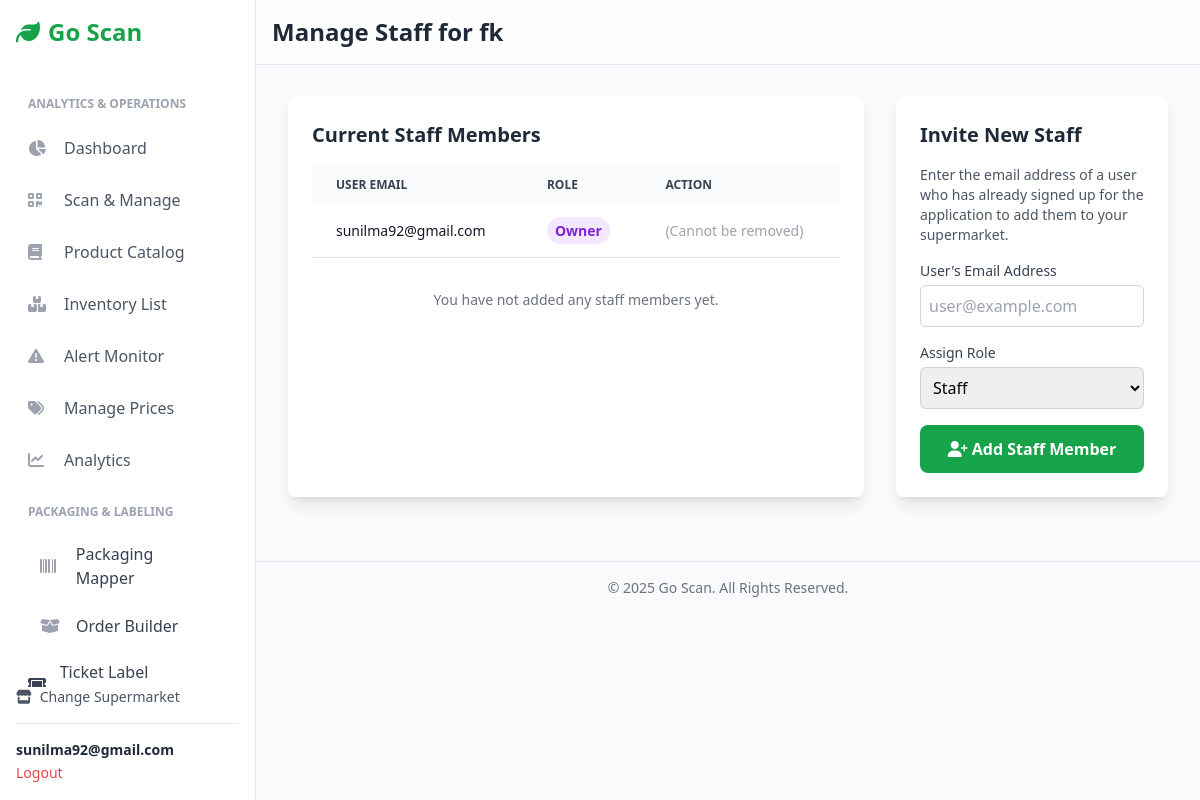
The app's page /supermarket/1/staff/ (signed in) with its own data.
### users/models.py (models this page shows, shortened)
class Account(AbstractBaseUser):
    first_name = models.CharField(max_length=50)
    last_name = models.CharField(max_length=50)
    username = models.CharField(max_length=50, unique=True)
    email = models.EmailField(max_length=100, unique=True)
    phone_number = models.CharField(max_length=50, blank=True)
    date_joined = models.DateTimeField(auto_now_add=True)
    last_login = models.DateTimeField(auto_now=True)
    is_admin = models.BooleanField(default=False)
    is_staff = models.BooleanField(default=False)
    is_active = models.BooleanField(default=True)  # <-- Changed to True
    is_superuser = models.BooleanField(default=False)
    USERNAME_FIELD = 'username'
    REQUIRED_FIELDS = ['email', 'first_name', 'last_name']
    objects = MyAccountManager()

### Inventory/models.py (models this page shows, shortened)
class Supermarket(models.Model):
    owner = models.ForeignKey(settings.AUTH_USER_MODEL, on_delete=models.CASCADE, related_name='owned_supermarkets')
    name = models.CharField(max_length=200)
    description = models.TextField(blank=True, null=True, help_text="A short description of the supermarket.")
    logo = models.ImageField(upload_to='supermarket_logos/', blank=True, null=True)
    location = models.CharField(max_length=255, blank=True, null=True,
                                help_text="e.g., Street Address, City, Postal Code")
    phone_number = models.CharField(max_length=20, blank=True, null=True)
    website = models.URLField(max_length=255, blank=True, null=True)
    opening_hours = models.JSONField(blank=True, null=True,
                                     help_text="e.g., {'Monday': '09:00-20:00', 'Tuesday': '09:00-20:00'}")
    created_at = models.DateTimeField(auto_now_add=True)

### Inventory/views.py (the view, shortened to what this page needs)
# urls.py: path('supermarket/<int:supermarket_id>/staff/', views.staff_management_view, name='staff_management'),
@login_required
def staff_management_view(request, supermarket_id):
    supermarket = get_object_or_404(Supermarket, pk=supermarket_id, owner=request.user)
    staff = supermarket.staff_members.all().select_related('user')
    return render(request, 'inventory/management/staff_management.html', {'supermarket': supermarket, 'staff': staff})

### templates/inventory/management/staff_management.html (shortened to what this page needs)
{% extends "inventory/base.html" %}
{% block header %}Manage Staff for {{ supermarket.name }}{% endblock %}
{% block content %}
<div class="grid grid-cols-1 lg:grid-cols-3 gap-8">
    <div class="lg:col-span-2 bg-white p-6 rounded-lg shadow-lg">
        <h2 class="text-xl font-bold text-gray-800 mb-4">Current Staff Members</h2>
        <div class="overflow-x-auto">
            <table class="w-full text-sm text-left text-gray-500">
                <thead class="text-xs text-gray-700 uppercase bg-gray-50">
                    <tr>
                        <th scope="col" class="px-6 py-3">User Email</th>
                        <th scope="col" class="px-6 py-3">Role</th>
                        <th scope="col" class="px-6 py-3">Action</th>
                    </tr>
                </thead>
                <tbody>
                    <tr class="bg-white border-b">
                        <td class="px-6 py-4 font-medium text-gray-900">{{ supermarket.owner.email }}</td>
                        <td class="px-6 py-4">
                            <span class="px-2 py-1 font-semibold leading-tight text-purple-700 bg-purple-100 rounded-full">Owner</span>
                        </td>
                        <td class="px-6 py-4 text-gray-400">
                            (Cannot be removed)
                        </td>
                    </tr>
                    {% for staff_member in staff %}
                    <tr class="bg-white border-b hover:bg-gray-50">
                        <td class="px-6 py-4 font-medium text-gray-900">{{ staff_member.user.email }}</td>
                        <td class="px-6 py-4">
                            {% if staff_member.role == 'ADMIN' %}
                                <span class="px-2 py-1 font-semibold leading-tight text-blue-700 bg-blue-100 rounded-full">{{ staff_member.get_role_display }}</span>
                            {% elif staff_member.role == 'MANAGER' %}
                                <span class="px-2 py-1 font-semibold leading-tight text-green-700 bg-green-100 rounded-full">{{ staff_member.get_role_display }}</span>
                            {% else %}
                                <span class="px-2 py-1 font-semibold leading-tight text-gray-700 bg-gray-100 rounded-full">{{ staff_member.get_role_display }}</span>
                            {% endif %}
                        </td>
                        <td class="px-6 py-4">
                            <form action="#" method="POST" onsubmit="return confirm('Are you sure you want to remove this staff member?');">
                                {% csrf_token %}
                                <button type="submit" class="font-medium text-red-600 hover:underline" title="Remove Staff Member">
                                    <i class="fas fa-user-minus"></i> Remove
                                </button>
                            </form>
                        </td>
                    </tr>
                    {% empty %}
                    <tr>
                        <td colspan="3" class="text-center py-8 text-gray-500">
                            You have not added any staff members yet.
                        </td>
                    </tr>
                    {% endfor %}
                </tbody>
            </table>
        </div>
    </div>
    <div class="bg-white p-6 rounded-lg shadow-lg h-fit">
        <h2 class="text-xl font-bold text-gray-800 mb-4">Invite New Staff</h2>
        <p class="text-sm text-gray-600 mb-4">Enter the email address of a user who has already signed up for the application to add them to your supermarket.</p>
        <form action="{% url 'inventory:staff_management' supermarket.id %}" method="POST" class="space-y-4">
            <div>
                <label for="email" class="block text-sm font-medium text-gray-700">User's Email Address</label>
                <div class="mt-1">
                    <input type="email" name="email" id="email" required class="w-full p-2 border border-gray-300 rounded-md" placeholder="user@example.com">
                </div>
            </div>
            <div>
                <label for="role" class="block text-sm font-medium text-gray-700">Assign Role</label>
                <select name="role" id="role" required class="mt-1 w-full p-2 border border-gray-300 rounded-md">
                    <option value="STAFF">Staff</option>
                </select>
            </div>
            <div>
                <button type="submit" class="w-full bg-green-600 text-white font-semibold px-4 py-3 rounded-lg hover:bg-green-700">
                    <i class="fas fa-user-plus"></i> Add Staff Member
                </button>
            </div>
        </form>
    </div>
</div>
{% endblock %}

### templates/inventory/base.html (shortened to what this page needs)
{% load static %}
<!DOCTYPE html>
<html lang="en">
<head>
    <script src="https://cdn.tailwindcss.com"></script>
    <link rel="stylesheet" href="https://cdnjs.cloudflare.com/ajax/libs/font-awesome/6.4.0/css/all.min.css">
</head>
<body class="bg-gray-50 font-sans">
    <aside id="sidebar" class="w-64 bg-white text-gray-800 p-4 border-r border-gray-200 fixed h-full flex flex-col z-30 md:translate-x-0">
        <div class="text-2xl font-bold text-green-600 mb-8 flex items-center">
            <i class="fas fa-leaf mr-2"></i>
            <span>Go Scan</span>
        </div>
        <nav class="space-y-1 flex-grow overflow-y-auto">
            {% if supermarket %}
                <p class="px-3 pt-4 pb-2 text-xs font-semibold text-gray-400 uppercase">Analytics & Operations</p>
                <a href="{% url 'inventory:supermarket_dashboard' supermarket.id %}" class="sidebar-link flex items-center p-3 rounded-lg text-gray-600 hover:bg-gray-200">
                    <i class="fas fa-chart-pie w-6 mr-3 text-gray-400"></i> Dashboard
                </a>
                <a href="{% url 'inventory:scan_item' supermarket.id %}" class="sidebar-link flex items-center p-3 rounded-lg text-gray-600 hover:bg-gray-200">
                    <i class="fas fa-qrcode w-6 mr-3 text-gray-400"></i> Scan & Manage
                </a>
                <a href="{% url 'inventory:product_list' supermarket.id %}" class="sidebar-link flex items-center p-3 rounded-lg text-gray-600 hover:bg-gray-200">
                    <i class="fas fa-book w-6 mr-3 text-gray-400"></i> Product Catalog
                </a>
                <a href="{% url 'inventory:inventory_list' supermarket.id %}" class="sidebar-link flex items-center p-3 rounded-lg text-gray-600 hover:bg-gray-200">
                    <i class="fas fa-boxes-stacked w-6 mr-3 text-gray-400"></i> Inventory List
                </a>
                <a href="{% url 'pricing:alert_monitor' supermarket.id %}" class="sidebar-link flex items-center p-3 rounded-lg text-gray-600 hover:bg-gray-200">
                    <i class="fas fa-triangle-exclamation w-6 mr-3 text-gray-400"></i> Alert Monitor
                </a>
                    <a href="{% url 'product_pricing:manage_product_prices' supermarket.id %}" class="sidebar-link flex items-center p-3 rounded-lg text-gray-600 hover:bg-gray-200">
                        <i class="fas fa-tags w-6 mr-3 text-gray-400"></i> Manage Prices
                    </a>
            <a href="{% url 'analytics:dashboard' supermarket.id %}"
   class="sidebar-link flex items-center p-3 rounded-lg text-gray-600 hover:bg-gray-200">
    <i class="fas fa-chart-line w-6 mr-3 text-gray-400"></i>
    <span>Analytics</span>
</a>
<p class="px-3 pt-4 pb-2 text-xs font-semibold text-gray-400 uppercase">
    Packaging & Labeling
</p>
<a href="{% url 'packaging:scan_unit' supermarket.id %}"
   class="sidebar-link flex items-center px-4 py-2.5 rounded-lg mx-2 text-gray-700 hover:bg-gray-100">
    <i class="fas fa-barcode w-6 mr-3 text-gray-400"></i>
    <span>Packaging Mapper</span>
</a>
<a href="{% url 'packaging:order_builder' supermarket.id %}"
   class="sidebar-link flex items-center px-4 py-2.5 rounded-lg mx-2 text-gray-700 hover:bg-gray-100">
    <i class="fas fa-box-open w-6 mr-3 text-gray-400"></i>
    <span>Order Builder</span>
</a>
            <a href="{% url 'ticket:ticket_list' supermarket.id %}"
           class="sidebar-link flex items-center gap-3 rounded-xl px-3 py-2 text-gray-700 hover:bg-gray-100">
            <i class="fas fa-ticket w-5"></i> Ticket Label Generator
        </a>
            {% endif %}
        </nav>
        <div class="mt-auto">
            <a href="{% url 'inventory:home' %}" class="text-sm text-gray-600 hover:text-green-600 flex items-center mb-4"><i class="fas fa-store mr-2"></i> Change Supermarket</a>
            {% if user.is_authenticated %}
            <div class="border-t pt-4">
                <p class="text-sm font-semibold truncate">{{ user.email }}</p>
                <a href="{% url 'account_logout' %}" class="text-sm text-red-500 hover:underline">Logout</a>
            </div>
            {% endif %}
        </div>
    </aside>
    <div class="flex-1 md:ml-64">
        <header class="bg-white/80 backdrop-blur-md sticky top-0 z-10 p-4 border-b border-gray-200 flex items-center justify-between">
            <h1 class="text-xl md:text-2xl font-bold text-gray-800">
                {% block header %}{% endblock %}
            </h1>
        </header>
        <main class="p-4 sm:p-6 md:p-8">
            {% block content %}{% endblock %}
        </main>
         <footer class="text-center p-4 text-sm text-gray-500 border-t mt-8">
            © {% now "Y" %} Go Scan. All Rights Reserved.
        </footer>
    </div>
</body>
</html>

### templates/inventory/base.html (style rules this page uses)
#sidebar { transition: transform 0.3s ease-in-out; }

### records on screen
Account: email "sunilma92@gmail.com"
Supermarket: name "fk", owner.email "sunilma92@gmail.com"
